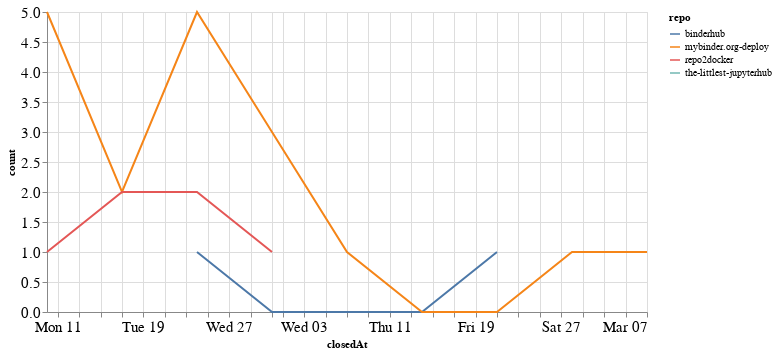

Notebook code cell kept with this figure:
### Code cell
closed_by_time = closed_by.groupby('repo').resample('W', on='closedAt').count()['author'].reset_index()
closed_by_time = closed_by_time.rename(columns={'author': 'count'})

alt.Chart(closed_by_time, width=600).mark_line().encode(
    x='closedAt',
    y='count',
    color='repo',
    tooltip="repo"
)

### Figure 1 — Vega-Lite specification as saved in the notebook (floating-point values rounded to 4 significant figures)
{"config": {"axisLeft": {"labelFontSize": 15}, "axisBottom": {"labelFontSize": 15}}, "data": {"name": "data-3f6d1592546530a6be5fe961b0defa2e"}, "mark": "line", "encoding": {"color": {"type": "nominal", "field": "repo"}, "tooltip": {"type": "nominal", "field": "repo"}, "x": {"type": "temporal", "field": "closedAt"}, "y": {"type": "quantitative", "field": "count"}}, "width": 600, "$schema": "https://vega.github.io/schema/vega-lite/v4.8.1.json", "datasets": {"data-3f6d1592546530a6be5fe961b0defa2e": [{"repo": "binderhub", "closedAt": "2021-01-24T00:00:00", "count": 1}, {"repo": "binderhub", "closedAt": "2021-01-31T00:00:00", "count": 0}, {"repo": "binderhub", "closedAt": "2021-02-07T00:00:00", "count": 0}, {"repo": "binderhub", "closedAt": "2021-02-14T00:00:00", "count": 0}, {"repo": "binderhub", "closedAt": "2021-02-21T00:00:00", "count": 1}, {"repo": "mybinder.org-deploy", "closedAt": "2021-01-10T00:00:00", "count": 5}, {"repo": "mybinder.org-deploy", "closedAt": "2021-01-17T00:00:00", "count": 2}, {"repo": "mybinder.org-deploy", "closedAt": "2021-01-24T00:00:00", "count": 5}, {"repo": "mybinder.org-deploy", "closedAt": "2021-01-31T00:00:00", "count": 3}, {"repo": "mybinder.org-deploy", "closedAt": "2021-02-07T00:00:00", "count": 1}, {"repo": "mybinder.org-deploy", "closedAt": "2021-02-14T00:00:00", "count": 0}, {"repo": "mybinder.org-deploy", "closedAt": "2021-02-21T00:00:00", "count": 0}, {"repo": "mybinder.org-deploy", "closedAt": "2021-02-28T00:00:00", "count": 1}, {"repo": "mybinder.org-deploy", "closedAt": "2021-03-07T00:00:00", "count": 1}, {"repo": "repo2docker", "closedAt": "2021-01-10T00:00:00", "count": 1}, {"repo": "repo2docker", "closedAt": "2021-01-17T00:00:00", "count": 2}, {"repo": "repo2docker", "closedAt": "2021-01-24T00:00:00", "count": 2}, {"repo": "repo2docker", "closedAt": "2021-01-31T00:00:00", "count": 1}, {"repo": "the-littlest-jupyterhub", "closedAt": "2021-01-24T00:00:00", "count": 1}]}}
